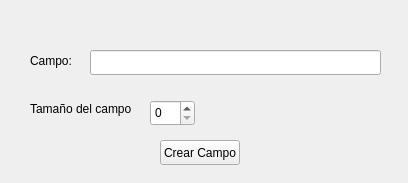
<?xml version="1.0" encoding="UTF-8"?>
<ui version="4.0">
 <class>FieldWindow</class>
 <widget class="QWidget" name="FieldWindow">
  <property name="geometry">
   <rect>
    <x>0</x>
    <y>0</y>
    <width>408</width>
    <height>183</height>
   </rect>
  </property>
  <property name="windowTitle">
   <string>Form</string>
  </property>
  <widget class="QLineEdit" name="lineEdit_field">
   <property name="geometry">
    <rect>
     <x>90</x>
     <y>50</y>
     <width>291</width>
     <height>25</height>
    </rect>
   </property>
  </widget>
  <widget class="QPushButton" name="pushButton_CrearCampo">
   <property name="geometry">
    <rect>
     <x>160</x>
     <y>140</y>
     <width>80</width>
     <height>25</height>
    </rect>
   </property>
   <property name="text">
    <string>Crear Campo</string>
   </property>
  </widget>
  <widget class="QLabel" name="label">
   <property name="geometry">
    <rect>
     <x>30</x>
     <y>50</y>
     <width>51</width>
     <height>21</height>
    </rect>
   </property>
   <property name="text">
    <string>Campo:</string>
   </property>
  </widget>
  <widget class="QLabel" name="label_2">
   <property name="geometry">
    <rect>
     <x>30</x>
     <y>100</y>
     <width>111</width>
     <height>17</height>
    </rect>
   </property>
   <property name="text">
    <string>Tamaño del campo</string>
   </property>
  </widget>
  <widget class="QSpinBox" name="spinBox_sizeField">
   <property name="geometry">
    <rect>
     <x>150</x>
     <y>100</y>
     <width>45</width>
     <height>26</height>
    </rect>
   </property>
  </widget>
 </widget>
 <resources/>
 <connections/>
</ui>
